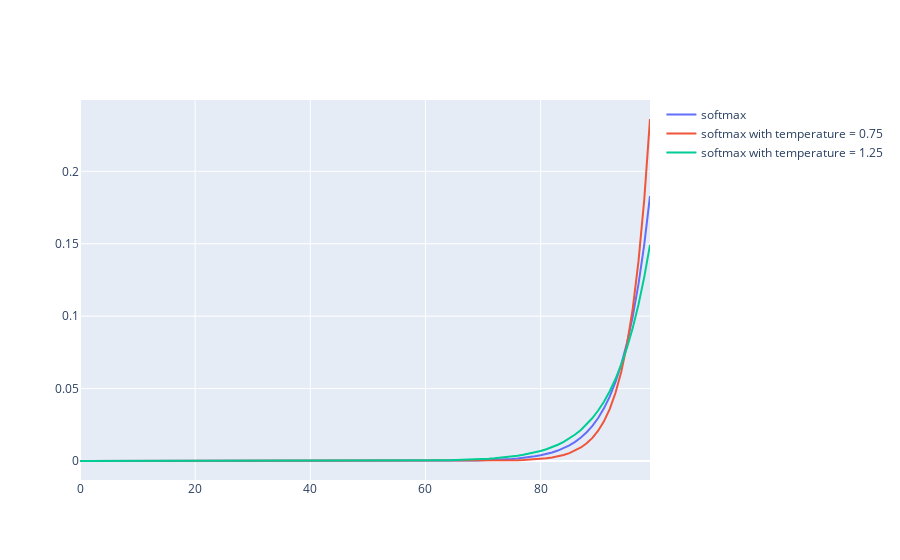

The cell this chart's notebook holds for it:
### Code cell
figure = go.Figure(data=[
    go.Scatter(
        y=y_s,
        name="softmax",
        mode="lines"   # ['lines', 'markers', 'text'] joined with '+' characters
    ),
    go.Scatter(
        y=y_s1,
        name=f"softmax with temperature = {temperature1}",
    ),
    go.Scatter(
        y=y_s2,
        name=f"softmax with temperature = {temperature2}",
    ),
])
figure.show()
